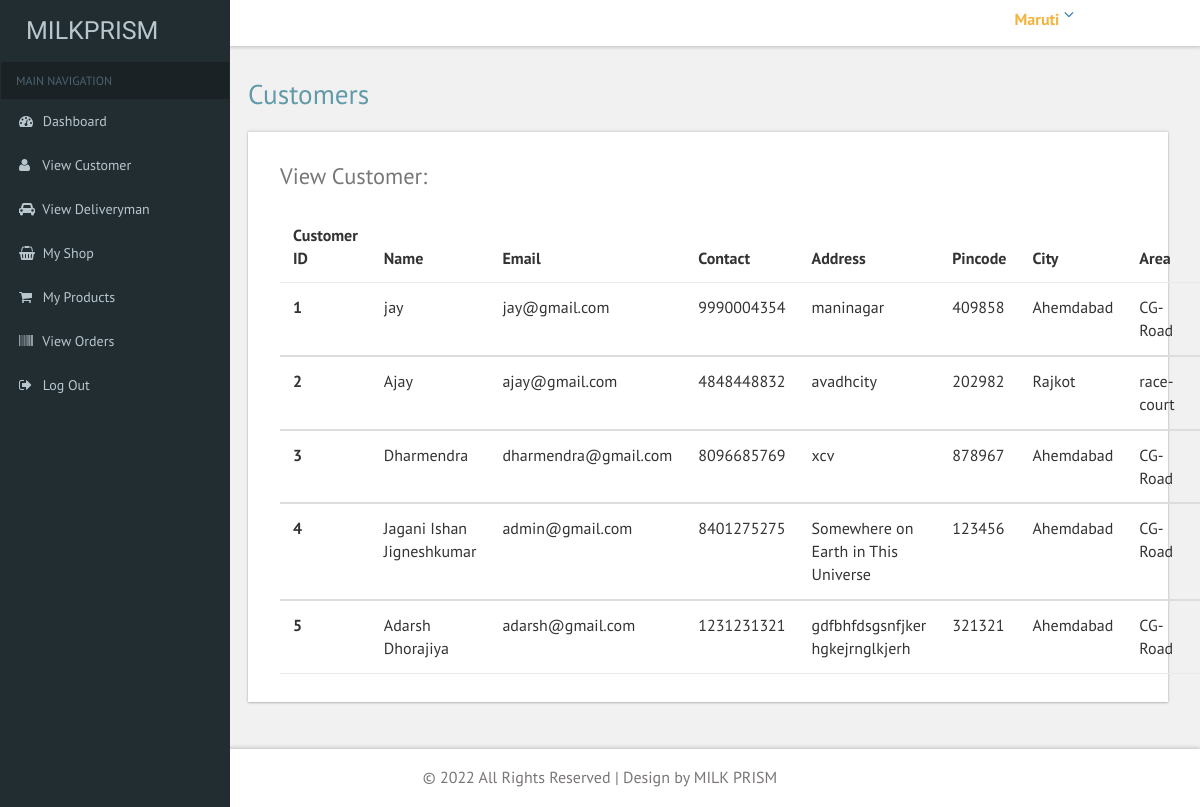
Page /Shopkeeper/view_customer.php (signed in) on the committed database.
### tables this page shows
CREATE TABLE `shop` (
  `shop_id` int(11) NOT NULL,
  `shop_name` varchar(50) NOT NULL,
  `shop_email` varchar(50) NOT NULL,
  `shop_contact` bigint(10) NOT NULL,
  `shop_address` text NOT NULL,
  `city_id` int(11) NOT NULL,
  `area_id` int(11) NOT NULL,
  `pincode` int(11) NOT NULL,
  `shopkeeper_name` varchar(100) NOT NULL,
  `shopkeeper_contact` bigint(10) NOT NULL,
  `shop_image` varchar(50) NOT NULL,
  `status` int(11) NOT NULL,
  `registration_date` date NOT NULL,
  `password` varchar(50) NOT NULL
);

CREATE TABLE `customer` (
  `customer_id` int(11) NOT NULL,
  `name` varchar(100) NOT NULL,
  `email` varchar(50) NOT NULL,
  `contact` bigint(10) NOT NULL,
  `address` varchar(200) NOT NULL,
  `pincode` int(11) NOT NULL,
  `city_id` int(11) NOT NULL,
  `area_id` int(11) NOT NULL,
  `password` varchar(20) NOT NULL
);

CREATE TABLE `city` (
  `city_id` int(11) NOT NULL,
  `city_name` varchar(100) NOT NULL
);

CREATE TABLE `area` (
  `area_id` int(11) NOT NULL,
  `area_name` varchar(50) NOT NULL,
  `city_id` int(11) NOT NULL
);

### Shopkeeper/view_customer.php (the view, shortened to what this page needs)
<?php
include "common/connection.php";
$category = $con->query("select * from customer");
?>
<!DOCTYPE HTML>
<html>
<head>
<link href="css/bootstrap.css" rel='stylesheet' type='text/css' />
<link href="css/style.css" rel='stylesheet' type='text/css' />
<link href="css/font-awesome.css" rel="stylesheet">
 <link href='css/SidebarNav.min.css' media='all' rel='stylesheet' type='text/css'/>
<link href="css/custom.css" rel="stylesheet">
</head>
<body class="cbp-spmenu-push">
	<div class="main-content">
	<div class="cbp-spmenu cbp-spmenu-vertical cbp-spmenu-left" id="cbp-spmenu-s1">
		<aside class="sidebar-left">
      <?php include "common/sidebar.php"; ?>
    </aside>
	</div>
		<?php include "common/header.php"; ?>
		<div id="page-wrapper">
			<div class="main-page">
				<div class="tables">
					<h2 class="title1">Customers</h2>
					<div class="panel-body widget-shadow">
						<h4>View Customer:</h4>
						<table class="table">
							<thead>
								<tr>
								  <th>Customer ID</th>
								  <th>Name</th>
								  <th>Email</th>
								  <th>Contact</th>
								  <th>Address</th>
								  <th>Pincode</th>
								  <th>City</th>
								  <th>Area</th>
								  <th>View Detail</th>
								</tr>
							</thead>
							<?php
								while($row = $category->fetch_object())
								{
									$city = $con->query("select * from city where city_id='$row->city_id'");
									$city1 = $city->fetch_object();
									$area = $con->query("select * from area where city_id='$row->city_id'");
									$area1 = $area->fetch_object();
							?>
							<tbody>
								<tr>
								  <th scope="row"><?php echo "$row->customer_id"; ?></th>
								  <td><?php echo "$row->name"; ?></td>
								  <td><?php echo "$row->email"; ?></td>
								  <td><?php echo "$row->contact"; ?></td>
								  <td><?php echo "$row->address"; ?></td>
								  <td><?php echo "$row->pincode"; ?></td>
								  <td><?php echo "$city1->city_name"; ?></td>
								  <td><?php echo "$area1->area_name"; ?></td>
								  <td><a href="customer_detail.php?detail=<?php echo "$row->customer_id";?>">Details</a></td>
								</tr>
							</tbody>
							<?php
								}
							?>
						</table>
					</div>
				</div>
			</div>
		</div>
		<?php include "common/footer.php"; ?>
	</div>
</body>
</html>

### Shopkeeper/common/header.php (shortened to what this page needs)
<?php
include "connection.php";
$id = $_SESSION["shop_id"];
$admin = $con->query("select * from shop where shop_id='$id'");
$row = $admin->fetch_object();
?>
<div class="sticky-header header-section ">
			<div class="header-right">
				<div class="profile_details">
					<ul>
						<li class="dropdown profile_details_drop">
							<a href="#" class="dropdown-toggle" data-toggle="dropdown" aria-expanded="false">
								<div class="profile_img">
									<div class="user-name">
										<p><?php echo "$row->shop_name";?></p>
									</div>
									<i class="fa fa-angle-down"></i>
								</div>
							</a>
						</li>
					</ul>
				</div>
				<div class="clearfix"> </div>
			</div>
			<div class="clearfix"> </div>
		</div>

### Shopkeeper/css/custom.css (style rules this page uses)
#page-wrapper { padding:5em 2em 2.5em; background-color: #F1F1F1; }

### rows in the picture
shop: shop_name "Maruti"
customer: customer_id "1", name "jay", email "jay@gmail.com", contact "9990004354", address "maninagar", pincode "409858", city.city_name "Ahemdabad", area.area_name "CG-Road"
customer: customer_id "2", name "Ajay", email "ajay@gmail.com", contact "4848448832", address "avadhcity", pincode "202982", city.city_name "Rajkot", area.area_name "race-court"
customer: customer_id "3", name "Dharmendra", email "dharmendra@gmail.com", contact "8096685769", address "xcv", pincode "878967", city.city_name "Ahemdabad", area.area_name "CG-Road"
customer: customer_id "4", name "Jagani Ishan Jigneshkumar", email "admin@gmail.com", contact "8401275275", address "Somewhere on Earth in This Universe", pincode "123456", city.city_name "Ahemdabad", area.area_name "CG-Road"
customer: customer_id "5", name "Adarsh Dhorajiya", email "adarsh@gmail.com", contact "1231231321", address "gdfbhfdsgsnfjker hgkejrnglkjerh", pincode "321321", city.city_name "Ahemdabad", area.area_name "CG-Road"
